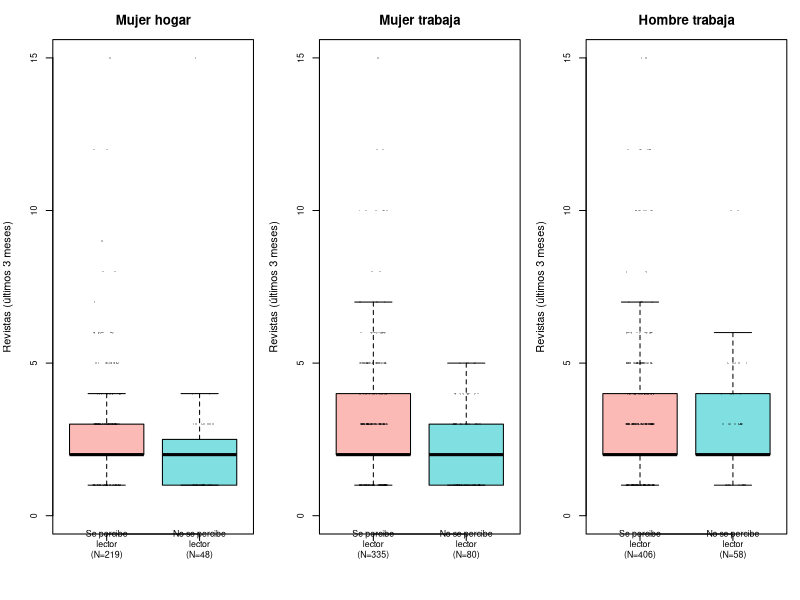
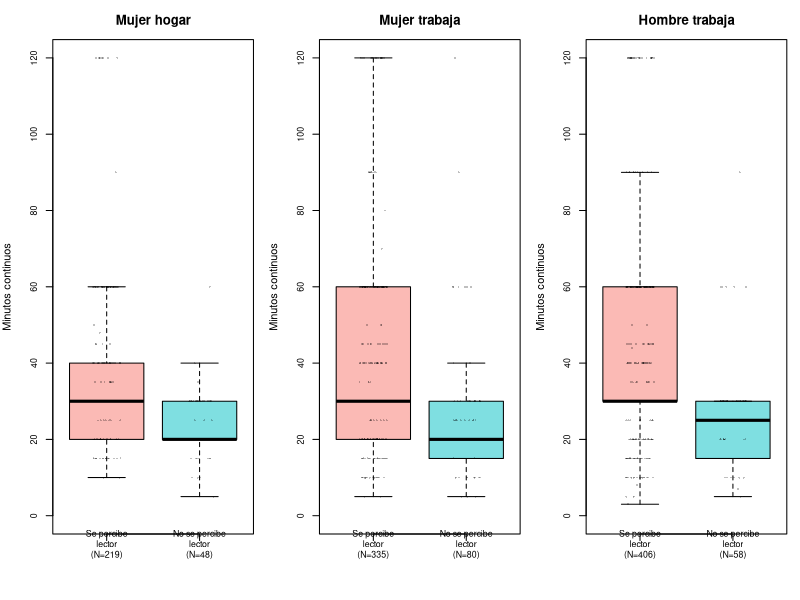
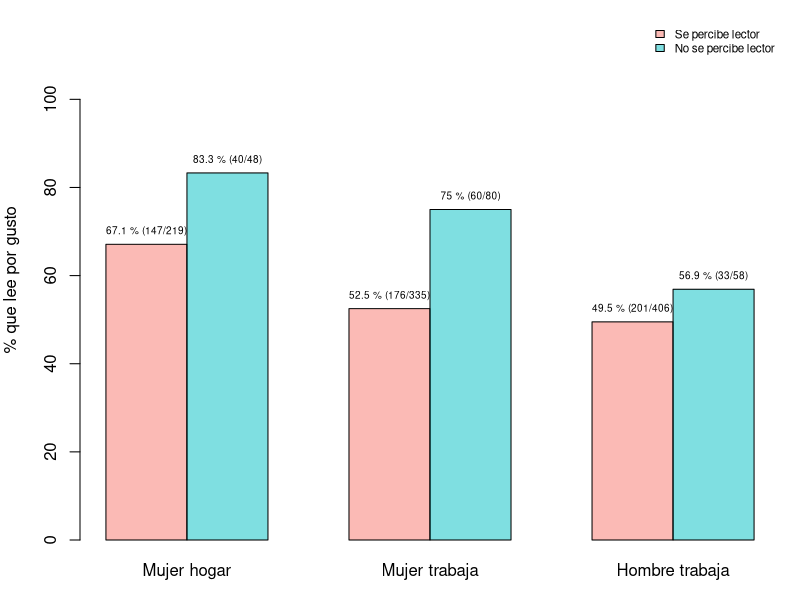
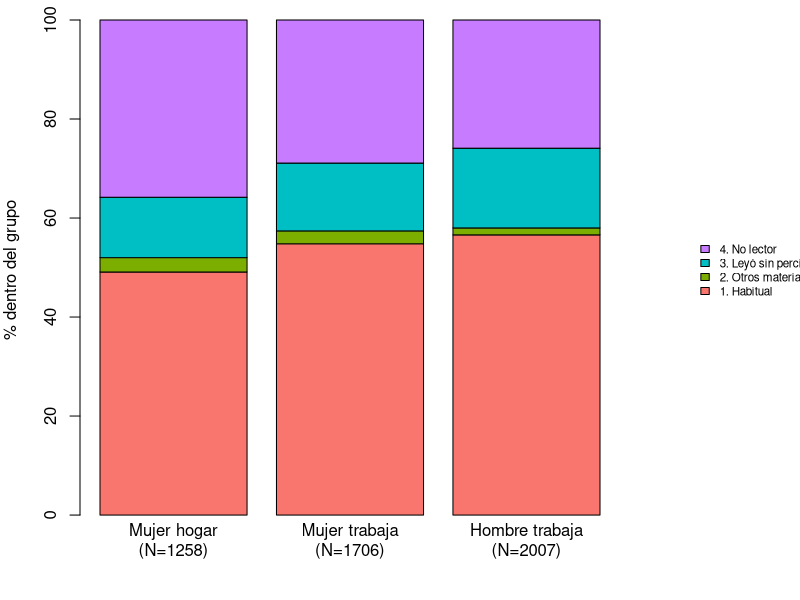
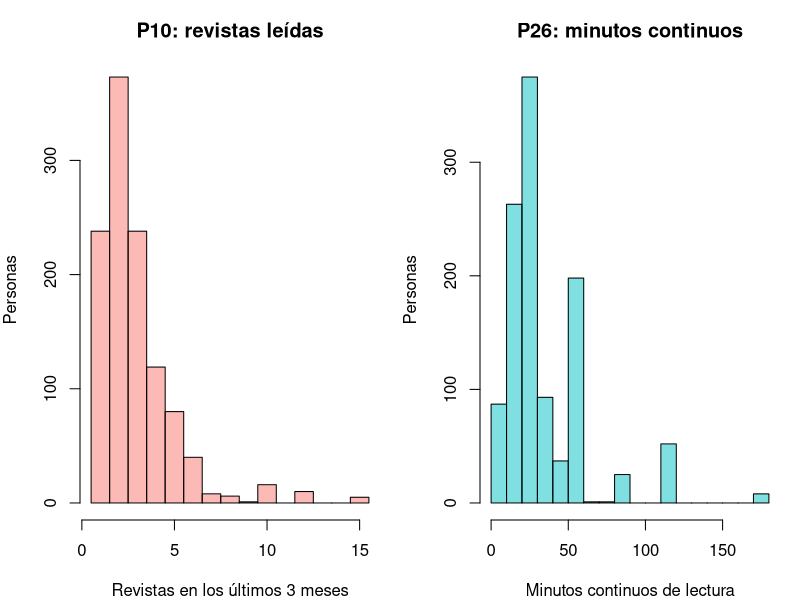

These figures' R source, in order:
## ---- chunk 1
knitr::opts_chunk$set(echo = FALSE, warning = FALSE, message = FALSE,
                      fig.width = 7, fig.height = 3, dpi = 120)
options(knitr.kable.NA = "—")
library(knitr)
library(e1071)   # skewness() y kurtosis()

pct = function(a, b) round(100 * a / b, 1)
f   = function(x) sprintf("%.1f", unname(x))                        # un decimal para el texto
si  = function(cond, a, b = "") if (isTRUE(cond)) a else b          # frase condicional para el texto
## ---- chunk 2
# ---- Lectura (base ya limpia por preparacion_datos_molec.Rmd) ----
raw = read.csv("datos/DatosEquipo6_v2.csv")
names(raw) = ifelse(tolower(names(raw)) == "anio", "anio", toupper(names(raw)))
datos = raw
vars6 = c("H_LEC", "SEXO", "COND_ACT", "P10", "P11", "P26")

# ---- Calidad: vacíos y valores fuera del rango del diccionario (no se eliminan) ----
calidad = data.frame(
  Variable = vars6,
  Vacios = colSums(is.na(raw[, vars6])),
  Fuera = c(sum(!(raw$H_LEC %in% c(1:4, NA))),
            sum(!(raw$SEXO %in% c(1:2, NA))),
            sum(!(raw$COND_ACT %in% c(1:10, NA))),
            sum(raw$P10 > 25, na.rm = TRUE),
            sum(!(raw$P11 %in% c(1:6, NA))),
            sum(raw$P26 < 2 | raw$P26 > 360, na.rm = TRUE)),
  row.names = NULL)
fuera10 = calidad$Fuera[calidad$Variable == "P10"]

# ---- Etiquetas y grupos ----
motivos = c("Trabajo", "Estudio", "Cultura general / estar al día",
            "Gusto / entretenimiento", "Religión", "Otro")

datos$Sexo_lbl  = factor(datos$SEXO, levels = 1:2, labels = c("Hombre", "Mujer"))
datos$H_LEC_lbl = factor(datos$H_LEC, levels = 1:4,
                         labels = c("1. Habitual", "2. Otros materiales",
                                    "3. Leyó sin percibirse lector", "4. No lector"))
# Autopercepción (solo H_LEC = 1 y 3 entran a la comparación de revistas)
datos$Aut = factor(ifelse(datos$H_LEC == 1, "Se percibe lector",
                   ifelse(datos$H_LEC == 3, "No se percibe lector", NA)),
                   levels = c("Se percibe lector", "No se percibe lector"))

# COND_ACT: 7 = quehaceres del hogar; 1-3 = trabaja. Estudiantes, jubilados y otras condiciones no se comparan.
datos$Grupo = ifelse(datos$SEXO %in% 2 & datos$COND_ACT %in% 7, "Mujer hogar",
              ifelse(datos$SEXO %in% 2 & datos$COND_ACT %in% 1:3, "Mujer trabaja",
              ifelse(datos$SEXO %in% 1 & datos$COND_ACT %in% 1:3, "Hombre trabaja", NA)))
# El orden de los niveles fija el orden de los grupos en TODAS las tablas y gráficas
datos$Grupo = factor(datos$Grupo, levels = c("Mujer hogar", "Mujer trabaja", "Hombre trabaja"))

datos$Cond_lbl = cut(datos$COND_ACT, breaks = c(0, 3, 5, 6, 7, 8, 10),
                     labels = c("Trabaja o tiene trabajo (01-03)", "Busca o espera trabajo (04-05)",
                                "Estudiante (06)", "Quehaceres del hogar (07)",
                                "Jubilado o pensionado (08)", "Incapacitado u otra situación (09-10)"))

# ---- Universos ----
V = subset(datos, !is.na(H_LEC))                       # H_LEC válido
U = subset(V, !is.na(Grupo))                           # tres grupos de comparación
L = subset(U, H_LEC %in% c(1, 3) & !is.na(P10))        # lectores de revistas
H = subset(V, SEXO == 1 & COND_ACT == 7)               # hombres del hogar (solo casos)
stopifnot(!anyNA(L$P11), !anyNA(L$P26))                # P10, P11 y P26 coinciden en N

# COND_ACT es numérica: se compara con 6 y 8, no con "06" y "08"
n_est   = sum(V$COND_ACT %in% 6)                       # estudiantes
n_jub   = sum(V$COND_ACT %in% 8)                       # jubilados
n_otras = sum(V$COND_ACT %in% c(4:6, 8:10))            # todas las condiciones que no se comparan
## ---- chunk 3
# Aviso por base pequeña (N < 30) o celda pequeña (n < 5); la columna solo aparece si hay avisos
marcar = function(df, min_n = 30, min_cel = 5) {
  aviso = rep("", nrow(df))
  if ("N" %in% names(df)) aviso[df$N < min_n] = "N<30: no interpretar"
  if ("n" %in% names(df)) aviso[aviso == "" & df$n < min_cel] = "n<5: poco estable"
  if (any(aviso != "")) df$Aviso = aviso
  df
}

# Medidas de una variable numérica por grupo y autopercepción
resumen_num = function(df, var) {
  r = aggregate(df[[var]], by = list(Grupo = df$Grupo, Aut = df$Aut),
                FUN = function(x) c(N = length(x), Media = mean(x), DE = sd(x), Min = min(x),
                                    Q1 = quantile(x, .25, names = FALSE), Mediana = median(x),
                                    Q3 = quantile(x, .75, names = FALSE), Max = max(x)))
  r = do.call(data.frame, r)
  r = r[order(r$Grupo, r$Aut), ]
  names(r) = c("Grupo", "Autopercepción", "N", "Media", "DE", "Mín", "Q1", "Mediana", "Q3", "Máx")
  r$Media = round(r$Media, 1)
  r$DE = round(r$DE, 1)
  rownames(r) = NULL
  r
}

# Se percibe lector menos no se percibe lector, por grupo
contraste = function(res) {
  a = res[res[[2]] == "Se percibe lector", ]
  b = res[res[[2]] == "No se percibe lector", ]
  data.frame(Grupo = a$Grupo, N_se_percibe = a$N, N_no_se_percibe = b$N,
             Dif_media = round(a$Media - b$Media, 1), Dif_Q1 = a$Q1 - b$Q1,
             Dif_mediana = a$Mediana - b$Mediana, Dif_Q3 = a$Q3 - b$Q3, row.names = NULL)
}

# Diagramas de caja por autopercepción, un panel por grupo (en el orden de los niveles de Grupo)
graf_caja = function(df, var, ylab, ymax) {
  op = par(mfrow = c(1, 3), mar = c(5, 4, 3, 1))
  for (g in levels(df$Grupo)) {
    d = df[df$Grupo == g, ]
    nom = paste0(c("Se percibe\nlector", "No se percibe\nlector"), "\n(N=", as.vector(table(d$Aut)), ")")
    boxplot(d[[var]] ~ d$Aut, names = nom, ylim = c(0, ymax), outline = FALSE,
            col = c("#F8766D80", "#00BFC480"), main = g, xlab = "", ylab = ylab, cex.axis = 0.8)
    stripchart(d[[var]] ~ d$Aut, vertical = TRUE, method = "jitter", jitter = 0.15,
               pch = 16, cex = 0.4, col = rgb(0, 0, 0, 0.25), add = TRUE)
  }
  par(op)
}

# Medidas de una variable numérica (descripción individual)
desc_num = function(x) c(N = length(x), Media = mean(x), Mediana = median(x), DE = sd(x),
                         CV = 100 * sd(x) / mean(x),
                         Q1 = quantile(x, .25, names = FALSE), Q3 = quantile(x, .75, names = FALSE),
                         Min = min(x), Max = max(x), Sesgo = skewness(x), Curtosis = kurtosis(x))
## ---- chunk 4
tab_num = rbind(desc_num(L$P10), desc_num(L$P26))
rownames(tab_num) = c("P10: revistas (3 meses)", "P26: minutos continuos")
kable(round(tab_num, 1), caption = "Tabla 1. Medidas descriptivas de P10 y P26 en lectores de revistas")
s10 = round(tab_num[1, ], 1)
s26 = round(tab_num[2, ], 1)
## ---- chunk 5
fh = table(V$H_LEC_lbl)
fp = table(factor(L$P11, levels = 1:6, labels = motivos))
ph = pct(as.vector(fh), sum(fh))
pp = pct(as.vector(fp), sum(fp))
t3 = rbind(
  data.frame(Variable = paste0("H_LEC (N=", nrow(V), ")"), Categoría = names(fh),
             n = as.vector(fh), "%" = ph, check.names = FALSE),
  data.frame(Variable = paste0("P11 (N=", nrow(L), ")"), Categoría = names(fp),
             n = as.vector(fp), "%" = pp, check.names = FALSE))
## ---- chunk 6
tb = table(U$Grupo, U$H_LEC_lbl)
pc = round(100 * prop.table(tb, 1), 1)
t4 = data.frame(Grupo = rownames(tb), N = as.vector(rowSums(tb)),
                as.data.frame.matrix(pc), check.names = FALSE, row.names = NULL)
names(t4)[3:6] = c("1 Habitual", "2 Otros", "3 Leyó sin percibirse lector", "4 No lector")
t4[["% con H_LEC 3 entre quienes no acostumbran leer"]] = pct(tb[, 3], tb[, 3] + tb[, 4])
kable(marcar(t4), caption = "Tabla 2. Condición lectora (H_LEC) dentro de cada grupo, en % (cada fila suma 100 % en las cuatro categorías)")

hab = pc[, 1]; sper = pc[, 3]; nol = pc[, 4]
pr = t4[[ncol(t4)]]

A = subset(U, H_LEC %in% c(1, 3))
cob = do.call(rbind, lapply(levels(A$Grupo), function(g) do.call(rbind, lapply(levels(A$Aut), function(a) {
  d = A[A$Grupo == g & A$Aut == a, ]
  data.frame(Grupo = g, Autopercepción = a, N = nrow(d), "Leyeron revistas" = sum(!is.na(d$P10)),
             "%" = pct(sum(!is.na(d$P10)), nrow(d)), check.names = FALSE)
}))))
cp = cob[["%"]]
## ---- chunk 7
res10 = resumen_num(L, "P10")
kable(marcar(res10), caption = "Tabla 3. Número de revistas leídas (P10) por grupo y autopercepción")
graf_caja(L, "P10", "Revistas (últimos 3 meses)", 15)

lec = c(1, 3, 5); nlec = c(2, 4, 6)
dm10 = res10$Mediana[lec] - res10$Mediana[nlec]
dx10 = round(res10$Media[lec] - res10$Media[nlec], 1)
p10_parecido = all(abs(dm10) <= 1)
## ---- chunk 8
res26 = resumen_num(L, "P26")
kable(marcar(res26), caption = "Tabla 4. Minutos continuos de lectura (P26) por grupo y autopercepción (cualquier material)")
graf_caja(L, "P26", "Minutos continuos", 120)

dm26 = res26$Mediana[lec] - res26$Mediana[nlec]
dx26 = round(res26$Media[lec] - res26$Media[nlec], 1)
p26_lec_mayor = all(res26$Media[lec] > res26$Media[nlec])
hogar_corta = res26$Media[1] < min(res26$Media[c(3, 5)]) & res26$Q3[1] <= min(res26$Q3[c(3, 5)])
## ---- chunk 9
Q3 = do.call(rbind, lapply(levels(L$Grupo), function(g) do.call(rbind, lapply(levels(L$Aut), function(a) {
  d = L[L$Grupo == g & L$Aut == a, ]
  data.frame(Grupo = g, Autopercepción = a, N = nrow(d),
             "Gusto (n)" = sum(d$P11 == 4),
             "Gusto (%)" = pct(sum(d$P11 == 4), nrow(d)),
             "Otros motivos (%)" = pct(sum(d$P11 != 4), nrow(d)), check.names = FALSE)
}))))
kable(marcar(Q3), caption = "Tabla 5. Motivo principal de lectura de revistas (gusto o entretenimiento frente a otros motivos), por grupo y autopercepción")

m  = matrix(Q3[["Gusto (%)"]], nrow = 2)
nm = matrix(Q3[["Gusto (n)"]], nrow = 2)
Nm = matrix(Q3[["N"]], nrow = 2)
op = par(mar = c(3, 4, 1, 1))
bp = barplot(m, beside = TRUE, names.arg = levels(L$Grupo), col = c("#F8766D80", "#00BFC480"),
             ylim = c(0, 118), ylab = "% que lee por gusto",
             legend.text = levels(L$Aut), args.legend = list(x = "topright", cex = 0.7, bty = "n"))
text(bp, m, labels = paste0(m, " % (", nm, "/", Nm, ")"), pos = 3, cex = 0.6)
par(op)

gusto = Q3[["Gusto (%)"]]
dg = round(gusto[nlec] - gusto[lec], 1)
p11_dir = all(dg > 0)
hogar_gusto = gusto[1] > max(gusto[c(3, 5)])
## ---- chunk 10
tab_var = data.frame(
  Variable = vars6,
  Descripción = c("Condición lectora construida por INEGI",
                  "Sexo (preg. 8)", "Condición de actividad la semana pasada (preg. 15)",
                  "Revistas leídas en tres meses (preg. 10)",
                  "Motivo principal de lectura de revistas (preg. 11)",
                  "Minutos continuos de lectura de algún material (preg. 26)"),
  Tipo = c("Cat. nominal", "Cat. nominal", "Cat. nominal",
           "Num. discreta", "Cat. nominal", "Num. continua"),
  "Unidad o categorías" = c("1 Habitual; 2 Otros materiales; 3 Leyó sin acostumbrar; 4 No lector",
                            "1 Hombre; 2 Mujer",
                            "01-03 trabaja; 04-05 busca trabajo; 06 estudia; 07 hogar; 08 jubilado; 09-10 otra; 99 no especificado",
                            "Revistas (diccionario: 1 a 25)",
                            "1 Trabajo; 2 Estudio; 3 Cultura general; 4 Gusto; 5 Religión; 6 Otro",
                            "Minutos (diccionario: 2 a 360)"),
  "Falt. (n)" = calidad$Vacios,
  "Falt. (%)" = pct(calidad$Vacios, nrow(raw)),
  "Fuera rango (n)" = calidad$Fuera,
  check.names = FALSE)
cap_a1 = "Tabla A1. Variables seleccionadas y calidad de los datos (sobre todos los registros; en P10, P11 y P26 el vacío es un pase de pregunta)"
if (knitr::is_latex_output()) {
  # En PDF se fijan anchos de columna para que el texto largo se acomode
  kable(tab_var, format = "latex", booktabs = TRUE, caption = cap_a1, position = "H",
        align = c("p{1.8cm}", "p{3.4cm}", "p{1.8cm}", "p{4.2cm}", "r", "r", "r"))
} else {
  kable(tab_var, caption = cap_a1)
}
## ---- chunk 11
tn = table(V$Cond_lbl, V$Sexo_lbl)
tc = data.frame(Condición = rownames(tn),
                Hombres = as.vector(tn[, "Hombre"]), "% hombres" = pct(as.vector(tn[, "Hombre"]), sum(tn[, "Hombre"])),
                Mujeres = as.vector(tn[, "Mujer"]), "% mujeres" = pct(as.vector(tn[, "Mujer"]), sum(tn[, "Mujer"])),
                check.names = FALSE)
kable(tc, caption = "Tabla A2. Composición por SEXO y COND_ACT (personas con H_LEC válido)")
## ---- chunk 12
con = rbind(data.frame(Variable = "P10", contraste(res10)), data.frame(Variable = "P26", contraste(res26)))
kable(con, caption = "Tabla A3. Diferencias entre quienes se perciben lectores y quienes no (se percibe menos no se percibe), por grupo")
## ---- chunk 13
d6 = do.call(rbind, lapply(levels(L$Grupo), function(g) do.call(rbind, lapply(levels(L$Aut), function(a) {
  d = L[L$Grupo == g & L$Aut == a, ]
  tt = as.vector(table(factor(d$P11, levels = 1:6)))
  cel = paste0(tt, " (", pct(tt, nrow(d)), ")")
  data.frame(Grupo = g, Autopercepción = a, N = nrow(d), t(setNames(cel, c("Trabajo", "Estudio", "Cultura", "Gusto", "Religión", "Otro"))),
             check.names = FALSE)
}))))
kable(marcar(d6), caption = "Tabla A4. Motivo principal de lectura de revistas (6 categorías), n (%) por grupo y autopercepción")
## ---- chunk 14
est = do.call(rbind, lapply(sort(unique(U$anio)), function(a) {
  u = U[U$anio == a, ]
  l = L[L$anio == a, ]
  data.frame(Año = a, N = nrow(u),
             "% habitual" = pct(sum(u$H_LEC == 1), nrow(u)),
             "% H_LEC 3 entre quienes no acostumbran leer" = pct(sum(u$H_LEC == 3), sum(u$H_LEC %in% 3:4)),
             "Mediana P10 (percibe / no)" = paste(median(l$P10[l$H_LEC == 1]), "/", median(l$P10[l$H_LEC == 3])),
             "Mediana P26 (percibe / no)" = paste(median(l$P26[l$H_LEC == 1]), "/", median(l$P26[l$H_LEC == 3])),
             "% gusto (percibe / no)" = paste(pct(sum(l$P11[l$H_LEC == 1] == 4), sum(l$H_LEC == 1)), "/",
                                              pct(sum(l$P11[l$H_LEC == 3] == 4), sum(l$H_LEC == 3))),
             check.names = FALSE)
}))
kable(est, caption = "Tabla A5. Indicadores principales por año (tres grupos juntos). Los archivos de distintos años no contienen a las mismas personas")
## ---- chunk 15
res10_25 = resumen_num(L[L$P10 <= 25, ], "P10")
kable(marcar(res10_25), caption = "Tabla A6. Sensibilidad: P10 sin los registros por encima de 25 revistas")
## ---- chunk 16
th = table(H$H_LEC_lbl)
kable(data.frame(H_LEC = names(th), n = as.vector(th)), caption = "Tabla A7a. Hombres dedicados al hogar por categoría de H_LEC (casos, sin porcentajes)")
Hc = H[!is.na(H$P10), c("anio", "H_LEC_lbl", "P10", "P11", "P26")]
Hc$P11 = factor(Hc$P11, levels = 1:6, labels = motivos)
names(Hc) = c("Año", "H_LEC", "P10", "Motivo (P11)", "P26")
kable(Hc, row.names = FALSE, caption = "Tabla A7b. Hombres dedicados al hogar que leyeron revistas (casos individuales)")
## ---- chunk 17
flujo = data.frame(
  Concepto = c("Registros en la base (2022-2024)",
               "Sin categoría válida de H_LEC (blanco por pase)",
               "Con H_LEC válido",
               "   Hombres dedicados al hogar (solo casos, Anexo A7)",
               "   Estudiantes, jubilados, personas que buscan trabajo y otras condiciones (no se comparan)",
               "   Sin SEXO o COND_ACT especificado",
               "Universo del análisis (tres grupos)",
               "Lectores de revistas con H_LEC = 1 o 3 (P10 con valor)"),
  n = c(nrow(datos), sum(is.na(datos$H_LEC)), nrow(V), nrow(H), n_otras,
        nrow(V) - nrow(U) - nrow(H) - n_otras, nrow(U), nrow(L)))
kable(flujo, caption = "Tabla A8. Registros y universos del análisis")
## ---- chunk 18
kable(t3, caption = "Tabla A9. Distribución de frecuencias de H_LEC (personas con H_LEC válido) y de P11 (lectores de revistas)")
## ---- chunk 19
kable(marcar(cob), caption = "Tabla A10. Personas que leyeron revistas en los últimos tres meses, por grupo y autopercepción")
## ---- chunk 20
op = par(mar = c(4, 4, 1, 9))
barplot(t(pc), col = c("#F8766D", "#7CAE00", "#00BFC4", "#C77CFF"), ylab = "% dentro del grupo",
        names.arg = paste0(rownames(tb), "\n(N=", rowSums(tb), ")"),
        legend.text = colnames(pc), args.legend = list(x = "right", inset = c(-0.45, 0), xpd = NA, bty = "n", cex = 0.7))
par(op)
## ---- chunk 21
op = par(mfrow = c(1, 2), mar = c(4, 4, 3, 1))
hist(L$P10[L$P10 <= 15], breaks = seq(0.5, 15.5, 1), col = "#F8766D80",
     main = "P10: revistas leídas", xlab = "Revistas en los últimos 3 meses", ylab = "Personas")
hist(L$P26[L$P26 <= 180], breaks = seq(0, 180, 10), col = "#00BFC480",
     main = "P26: minutos continuos", xlab = "Minutos continuos de lectura", ylab = "Personas")
par(op)
